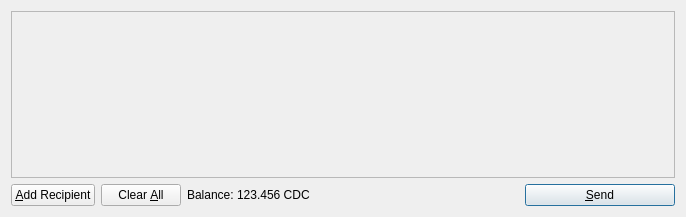
<?xml version="1.0" encoding="UTF-8"?>
<ui version="4.0">
 <class>SendCoinsDialog</class>
 <widget class="QDialog" name="SendCoinsDialog">
  <property name="geometry">
   <rect>
    <x>0</x>
    <y>0</y>
    <width>686</width>
    <height>217</height>
   </rect>
  </property>
  <property name="windowTitle">
   <string>Send Coins</string>
  </property>
  <layout class="QVBoxLayout" name="verticalLayout">
   <item>
    <widget class="QScrollArea" name="scrollArea">
     <property name="widgetResizable">
      <bool>true</bool>
     </property>
     <widget class="QWidget" name="scrollAreaWidgetContents">
      <property name="geometry">
       <rect>
        <x>0</x>
        <y>0</y>
        <width>666</width>
        <height>165</height>
       </rect>
      </property>
      <layout class="QVBoxLayout" name="verticalLayout_2">
       <property name="margin">
        <number>0</number>
       </property>
       <item>
        <layout class="QVBoxLayout" name="entries">
         <property name="spacing">
          <number>6</number>
         </property>
        </layout>
       </item>
       <item>
        <spacer name="verticalSpacer">
         <property name="orientation">
          <enum>Qt::Vertical</enum>
         </property>
         <property name="sizeHint" stdset="0">
          <size>
           <width>20</width>
           <height>40</height>
          </size>
         </property>
        </spacer>
       </item>
      </layout>
     </widget>
    </widget>
   </item>
   <item>
    <layout class="QHBoxLayout" name="horizontalLayout">
     <item>
      <widget class="QPushButton" name="addButton">
       <property name="toolTip">
        <string>Send to multiple recipients at once</string>
       </property>
       <property name="text">
        <string>&amp;Add Recipient</string>
       </property>
       <property name="icon">
        <iconset resource="../bitcoin.qrc">
         <normaloff>:/icons/add</normaloff>:/icons/add</iconset>
       </property>
       <property name="autoDefault">
        <bool>false</bool>
       </property>
      </widget>
     </item>
     <item>
      <widget class="QPushButton" name="clearButton">
       <property name="sizePolicy">
        <sizepolicy hsizetype="Minimum" vsizetype="Fixed">
         <horstretch>0</horstretch>
         <verstretch>0</verstretch>
        </sizepolicy>
       </property>
       <property name="toolTip">
        <string>Remove all transaction fields</string>
       </property>
       <property name="text">
        <string>Clear &amp;All</string>
       </property>
       <property name="icon">
        <iconset resource="../bitcoin.qrc">
         <normaloff>:/icons/remove</normaloff>:/icons/remove</iconset>
       </property>
       <property name="autoRepeatDelay">
        <number>300</number>
       </property>
       <property name="autoDefault">
        <bool>false</bool>
       </property>
      </widget>
     </item>
     <item>
      <layout class="QHBoxLayout" name="horizontalLayout_2">
       <property name="spacing">
        <number>3</number>
       </property>
       <item>
        <widget class="QLabel" name="label">
         <property name="text">
          <string>Balance:</string>
         </property>
        </widget>
       </item>
       <item>
        <widget class="QLabel" name="labelBalance">
         <property name="cursor">
          <cursorShape>IBeamCursor</cursorShape>
         </property>
         <property name="text">
          <string>123.456 CDC</string>
         </property>
         <property name="textInteractionFlags">
          <set>Qt::LinksAccessibleByMouse|Qt::TextSelectableByKeyboard|Qt::TextSelectableByMouse</set>
         </property>
        </widget>
       </item>
      </layout>
     </item>
     <item>
      <spacer name="horizontalSpacer">
       <property name="orientation">
        <enum>Qt::Horizontal</enum>
       </property>
       <property name="sizeHint" stdset="0">
        <size>
         <width>40</width>
         <height>20</height>
        </size>
       </property>
      </spacer>
     </item>
     <item>
      <widget class="QPushButton" name="sendButton">
       <property name="minimumSize">
        <size>
         <width>150</width>
         <height>0</height>
        </size>
       </property>
       <property name="toolTip">
        <string>Confirm the send action</string>
       </property>
       <property name="text">
        <string>&amp;Send</string>
       </property>
       <property name="icon">
        <iconset resource="../bitcoin.qrc">
         <normaloff>:/icons/send</normaloff>:/icons/send</iconset>
       </property>
       <property name="default">
        <bool>true</bool>
       </property>
      </widget>
     </item>
    </layout>
   </item>
  </layout>
 </widget>
 <resources>
  <include location="../bitcoin.qrc"/>
 </resources>
 <connections/>
</ui>
